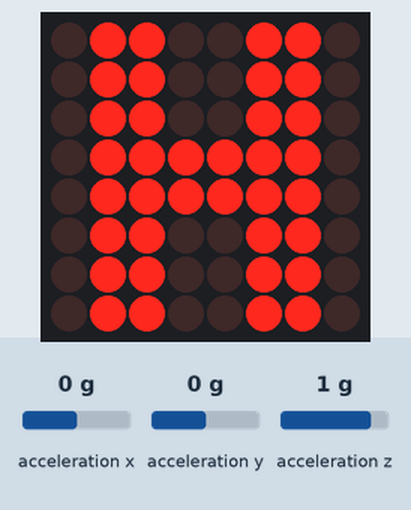
The sketch below on a simulated Arduino Uno, built with avr-gcc and run on an emulated ATmega328P. On the bench: 8×8 LED matrix. The test bench sets the inputs (shaded band); at power-on: acceleration x 0 g, acceleration z 1 g, acceleration y 0 g.

Above: at 1.2 s.
1.3 s: acceleration x set to -1.4 g
At 2.5 s:
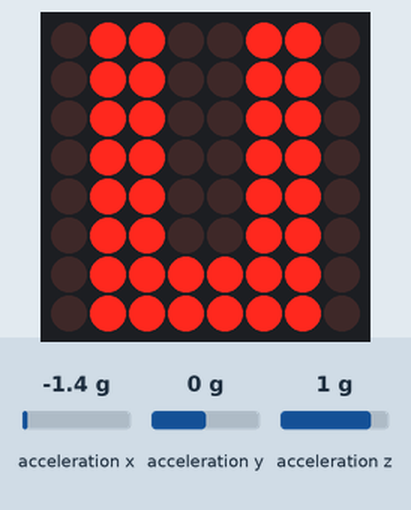
2.8 s: acceleration z set to -0.8 g
At 3.8 s:
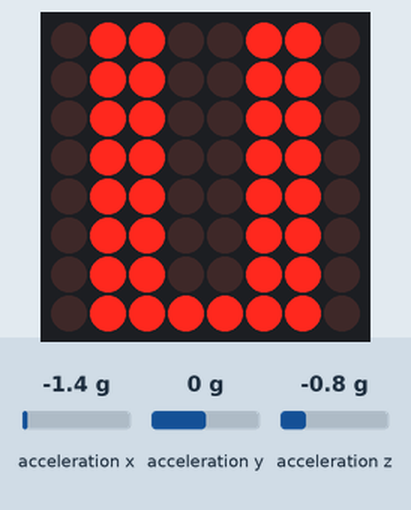
4.3 s: acceleration x set to 0.1 g
At 4.8 s:
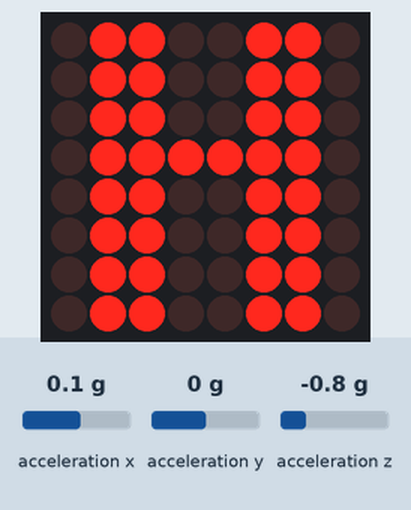
5.8 s: acceleration z set to 0.8 g
At 7.0 s:
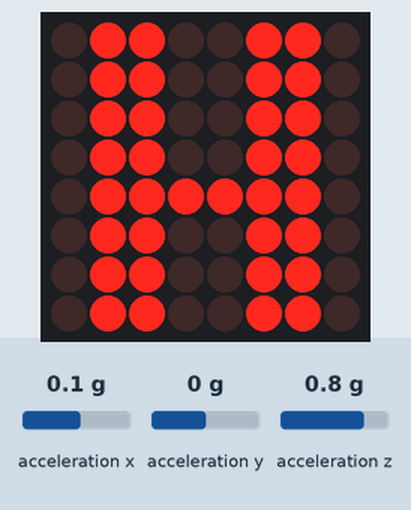
7.3 s: acceleration x set to -0.8 g
At 8.4 s:
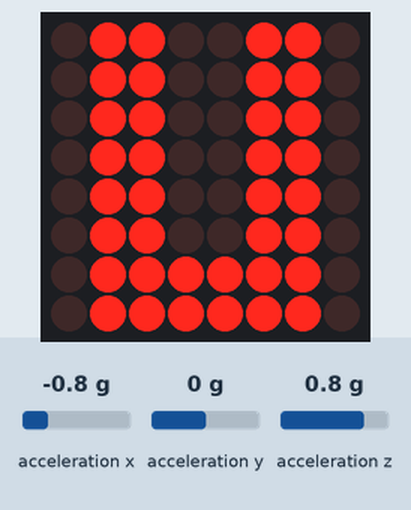
8.8 s: acceleration z set to -1.4 g
At 9.4 s:
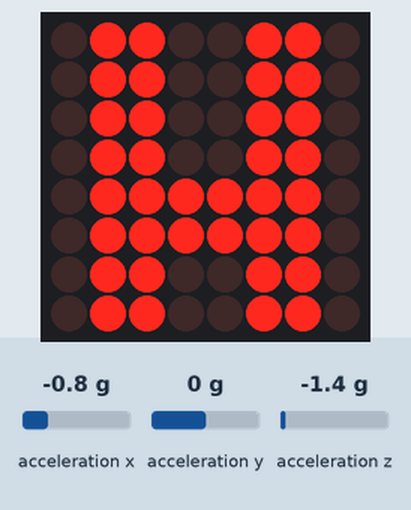
Timing chart, 0 to 11.3 s (numbered marks = the images above; inputs shaded):
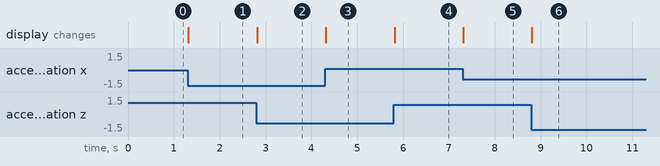

Measured:
- after the input at 1.3 s, the display: changes at once (image 1)
- after the input at 2.8 s, the display: changes at once (image 2)
- after the input at 4.3 s, the display: changes at once (image 3)
- after the input at 5.8 s, the display: changes at once (image 4)
- after the input at 7.3 s, the display: changes at once (image 5)
- after the input at 8.8 s, the display: changes at once (image 6)

The sketch:

Sensor_ADXL.ino
```cpp
/*
 * Fundacion Kinal
 * Centro educativo tecnico laboral Kinal
 * Electronica
 * Grado: Quinto
 * Sección: A
 * Curso: Taller de electronica digital y reparación de computadoras I
 * Nombre: Edgar Emanuel Gálvez Bol
 * Carnet: 2019253
*/
#include <Wire.h>
#include <SPI.h>
#include <SparkFun_ADXL345.h>
#include <LedControl.h>
#define T_Matrix 8
#define B_Matrix 8
#define Data_P 12
#define CLK_P 11
#define CS_P 10

float xg,yg,zg;
float SA;
float Tl;
float angle;

const byte derechaV[8] = {
B00000000,
B11111111,
B11111111,
B00000001,
B00000001,
B11111111,
B11111111,
B00000000
};

const byte derechaIV[8] = {
B00000000,
B11111111,
B11111111,
B00000011,
B00000011,
B11111111,
B11111111,
B00000000
};

const byte derechaIII[8] = {
B00000000,
B11111111,
B11111111,
B00000110,
B00000110,
B11111111,
B11111111,
B00000000
};

const byte derechaII[8] = {
B00000000,
B11111111,
B11111111,
B00001100,
B00001100,
B11111111,
B11111111,
B00000000
  };

const byte derechaI[8] = {
B00000000,
B11111111,
B11111111,
B00001000,
B00001000,
B11111111,
B11111111,
B00000000
  };

const byte CENTRO[8] = {
B00000000,
B11111111,
B11111111,
B00011000,
B00011000,
B11111111,
B11111111,
B00000000};

const byte izquierdaI[8] = {
B00000000,
B11111111,
B11111111,
B00010000,
B00010000,
B11111111,
B11111111,
B00000000};

const byte izquierdaII[8] = {
B00000000,
B11111111,
B11111111,
B00110000,
B00110000,
B11111111,
B11111111,
B00000000
};

const byte izquierdaIII[8] = {
B00000000,
B11111111,
B11111111,
B01100000,
B01100000,
B11111111,
B11111111,
B00000000
};

const byte izquierdaIV[8] = {
B00000000,
B11111111,
B11111111,
B11000000,
B11000000,
B11111111,
B11111111,
B00000000
};

const byte izquierdaV[8] = {
B00000000,
B11111111,
B11111111,
100000000,
B10000000,
B11111111,
B11111111,
B00000000
};

LedControl MatrisLed = LedControl(Data_P,CLK_P,CS_P,1);
ADXL345 NIVEL = ADXL345();
void setup() {
   Serial.begin(9600);
   MatrisLed.shutdown(0,false);
   MatrisLed.setIntensity(0,15);
   MatrisLed.clearDisplay(0);
   NIVEL.powerOn();
   NIVEL.setRangeSetting(8);

}

void loop() {
   nivelacion();
   animacion();
}

void nivelacion(){
  int sumax = 0;
  int x, y, z;
  NIVEL.readAccel(&x, &y, &z);
     xg = x*0.0039;
     yg = y*0.0039;
     zg = z*0.0039;
     SA = xg/zg;
     Tl = atan(SA)*57.296;
}
void animacion(){
  if(Tl >= -5 && Tl <= 5){  //centro
   for (int i = T_Matrix; i > 0; i--) {
    MatrisLed.setColumn(0, i, CENTRO[i]);
      }
  }

  if((Tl > 5) && (Tl <= 15 )){
   for (int i = T_Matrix; i > 0; i--) {
    MatrisLed.setColumn(0, i, derechaI[i]);
      }
  }

  if((Tl > 15) && (Tl <= 30 )){
   for (int i = T_Matrix; i > 0; i--) {
    MatrisLed.setColumn(0, i, derechaII[i]);
      }
  }

  if((Tl > 30) && (Tl <= 45 )){
   for (int i = T_Matrix; i > 0; i--) {
    MatrisLed.setColumn(0, i, derechaIII[i]);
      }
  }

  if((Tl > 45) && (Tl <= 60 )){
   for (int i = T_Matrix; i > 0; i--) {
    MatrisLed.setColumn(0, i, derechaIV[i]);
      }
  }
  if((Tl > 60) && (Tl <= 90 )){
   for (int i = T_Matrix; i > 0; i--) {
    MatrisLed.setColumn(0, i, derechaV[i]);
      }
  }
    if((Tl < -60) && ( Tl >= -90) ){
    for (int i = T_Matrix; i > 0; i--) {
    MatrisLed.setColumn(0, i,derechaV[i]);
      }
  }
  if((Tl < -45) && (Tl >= -60 )){
    for (int i = T_Matrix; i > 0; i--) {
    MatrisLed.setColumn(0, i,derechaIV[i]);
      }
  }
    if((Tl < -30) && (Tl >= -45 )){
    for (int i = T_Matrix; i > 0; i--) {
    MatrisLed.setColumn(0, i,derechaIII[i]);
      }
  }
    if((Tl < -15) && (Tl >= -30 )){
   for (int i = T_Matrix; i > 0; i--) {
    MatrisLed.setColumn(0, i,derechaII[i]);
      }
  }
    if((Tl < -5) && (Tl >= -15 )){
   for (int i = T_Matrix; i > 0; i--) {
    MatrisLed.setColumn(0, i, izquierdaI[i]);
      }
  }
  }
```
